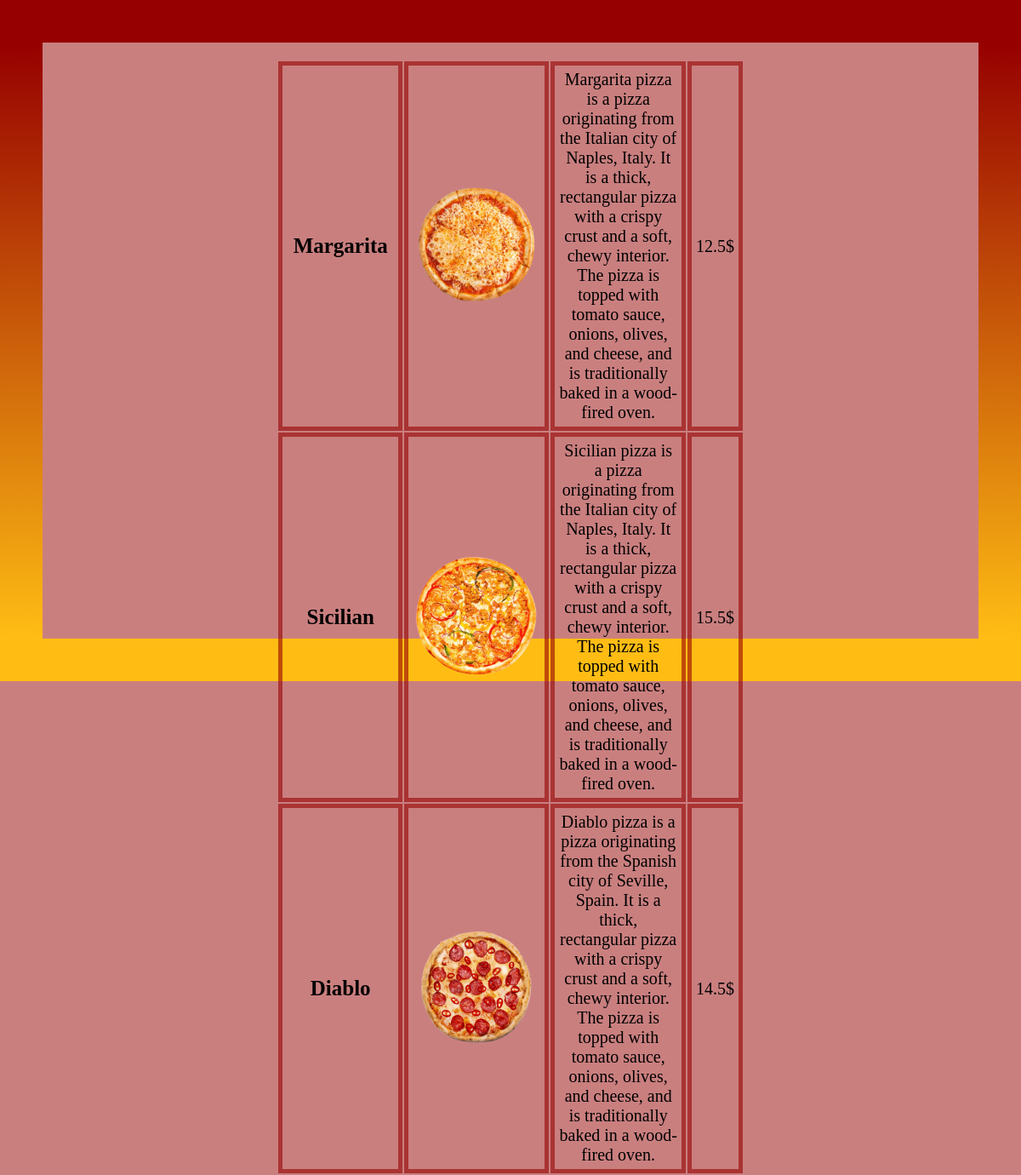
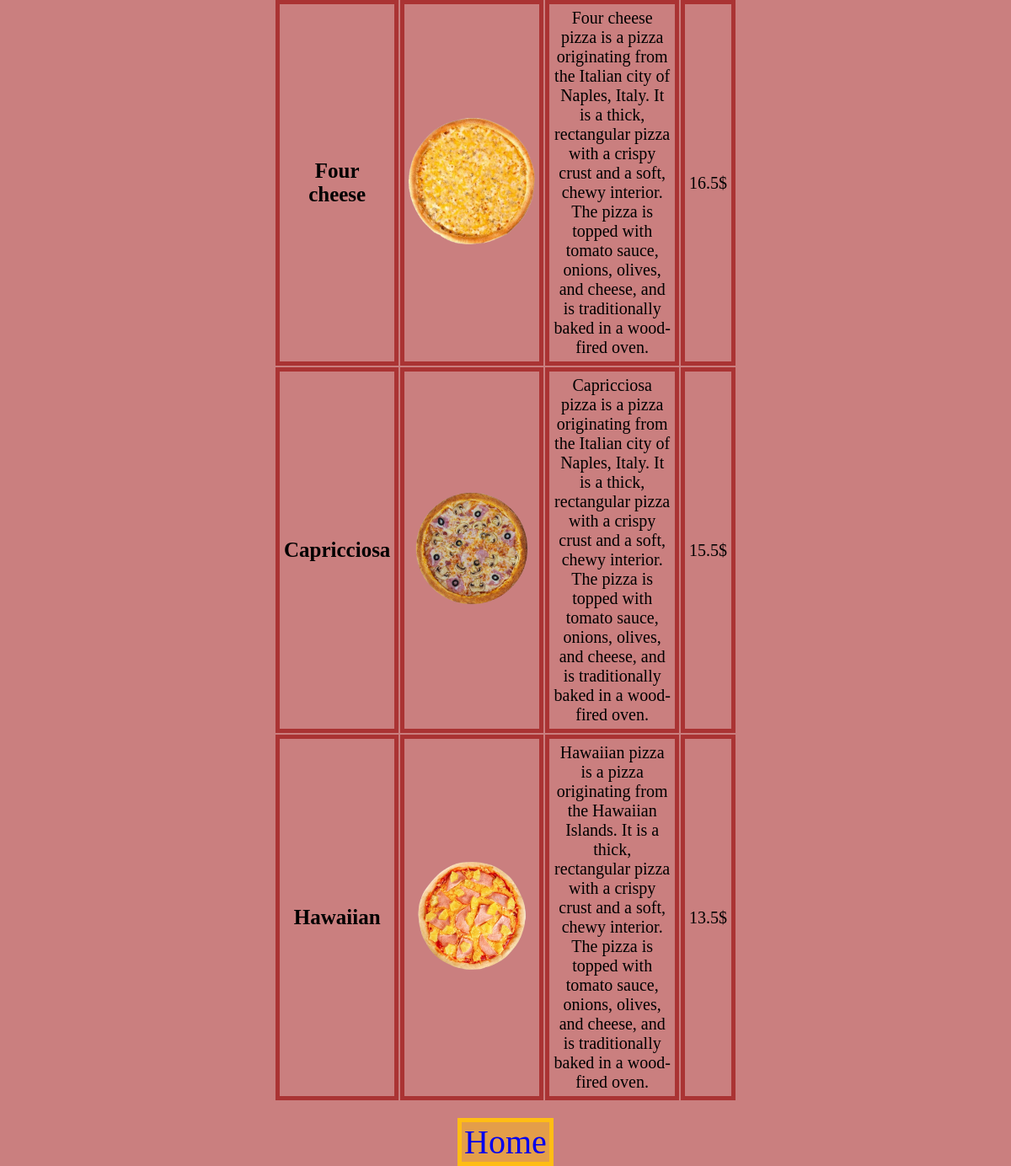
The page /menu on the database its author committed (2 pictures, top to bottom).
### models.py (models this page shows)
class Pizza(db.Model):
    id = db.Column(db.Integer, primary_key=True)
    name = db.Column(db.String(100), unique=True, nullable=False)
    image = db.Column(db.String)
    price = db.Column(db.Float, nullable=False)
    description = db.Column(db.String(500))

### app.py (the view)
@app.route("/menu", methods=["GET"])
def menu_page():
    pizzas = Pizza.query.all()
    result = [
        {
            "id": pizza.id,
            "name": pizza.name,
            "image": pizza.image,
            "price": pizza.price,
            "description": pizza.description,
        }
        for pizza in pizzas
    ]
    return render_template("menu.html", pizzas=pizzas)

### templates/menu.html (shortened to what this page needs)
<!DOCTYPE html>
<html lang="en">
<head>
    <link rel="stylesheet" href="/static/styles/menu.css">
</head>
<body>
    <table>
        <tbody>
            {% for pizza in pizzas %}
            <tr>
                <td>
                    <p class="name">{{ pizza.name }}</a>
                </td>
                <td>
                    <a href="/{{ pizza.name|lower|replace(' ','-') }}" target="_blank" class="image"><img src="{{ pizza.image }}"
                            alt="{{ pizza.name }}"></a>
                </td>
                <td>
                    <p class="description">{{ pizza.description }}</p>
                </td>
                <td>
                    <p class="price">{{ pizza.price }}$</p>
                </td>
            </tr>
            {% endfor %}
        </tbody>
    </table>
    <div class="home-button-div">
        <p class="home-button"><a href="/" target="_blank">Home</a></p>
    </div>
</body>
</html>

### static/styles/menu.css (style rules this page uses)
* { margin: 0; }
a { text-decoration: none; }
body { margin: 0; padding: 0; height: 100vh; border: 50px solid; border-image: linear-gradient(to bottom, rgb(150, 0, 0), rgb(255, 189, 20)) 1; box-sizing: border-box; text-align: center; background-color: rgba(150, 0, 0, 0.5); }
table { width: 50%; margin: 20px auto; }
td { padding: 5px; border: 5px solid rgba(150, 0, 0, 0.6); }
td>.name { font-size: 25px; font-weight: bold; }
td>.description { font-size: 20px; }
td>.price { font-size: 20px; }
td>a>img { width: 150px; }
.home-button-div { display: flex; justify-content: center; align-items: flex-end; height: 7vh; }
.home-button { padding: 0; padding-left: 3px; padding-right: 3px; border-width: 5px; border-style: solid; border-color: rgb(255, 189, 20); background-color: rgba(255, 189, 20, 0.5); font-size: 40px; color: rgb(255, 189, 20); }

### rows shown on the page
Pizza: name "Margarita", image (picture), description "Margarita pizza is a pizza originating from the Italian city of Naples, Italy. It is a thick, rectangular pizza with a crispy crust and a soft, chewy interior. The pizza is topped with tomato sauce, onions, olives, and cheese, and is traditionally baked in a wood-fired oven.", price "12.5"
Pizza: name "Sicilian", image (picture), description "Sicilian pizza is a pizza originating from the Italian city of Naples, Italy. It is a thick, rectangular pizza with a crispy crust and a soft, chewy interior. The pizza is topped with tomato sauce, onions, olives, and cheese, and is traditionally baked in a wood-fired oven.", price "15.5"
Pizza: name "Diablo", image (picture), description "Diablo pizza is a pizza originating from the Spanish city of Seville, Spain. It is a thick, rectangular pizza with a crispy crust and a soft, chewy interior. The pizza is topped with tomato sauce, onions, olives, and cheese, and is traditionally baked in a wood-fired oven.", price "14.5"
Pizza: name "Four cheese", image (picture), description "Four cheese pizza is a pizza originating from the Italian city of Naples, Italy. It is a thick, rectangular pizza with a crispy crust and a soft, chewy interior. The pizza is topped with tomato sauce, onions, olives, and cheese, and is traditionally baked in a wood-fired oven.", price "16.5"
Pizza: name "Capricciosa", image (picture), description "Capricciosa pizza is a pizza originating from the Italian city of Naples, Italy. It is a thick, rectangular pizza with a crispy crust and a soft, chewy interior. The pizza is topped with tomato sauce, onions, olives, and cheese, and is traditionally baked in a wood-fired oven.", price "15.5"
Pizza: name "Hawaiian", image (picture), description "Hawaiian pizza is a pizza originating from the Hawaiian Islands. It is a thick, rectangular pizza with a crispy crust and a soft, chewy interior. The pizza is topped with tomato sauce, onions, olives, and cheese, and is traditionally baked in a wood-fired oven.", price "13.5"
